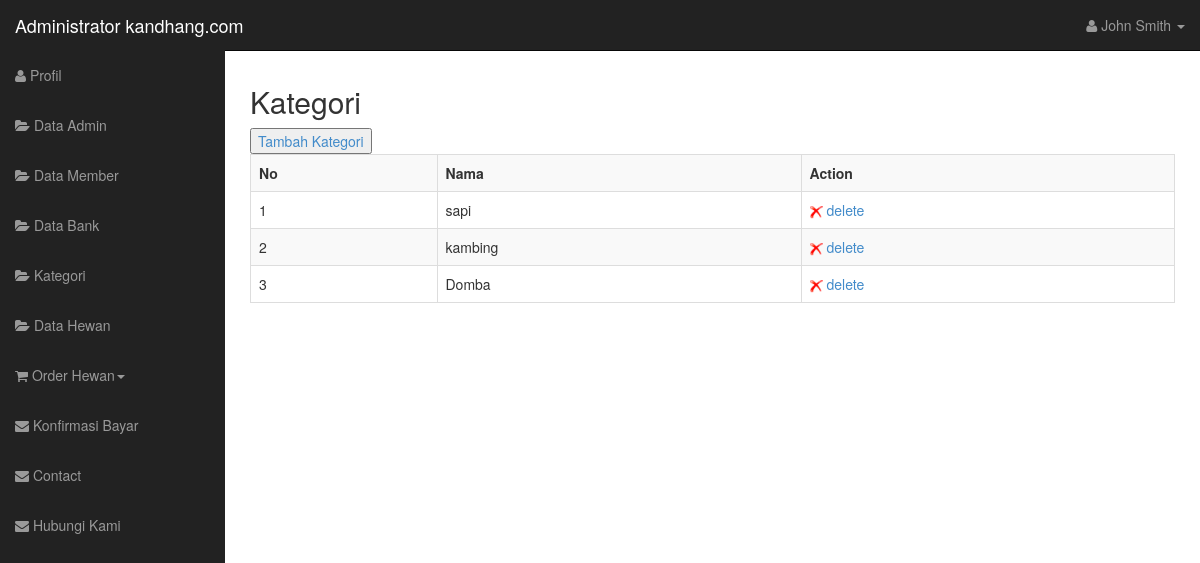
Screenshot of /admin_kd/index.php?page=4 (signed in) with the database file from the repository.
### tables this page shows
CREATE TABLE IF NOT EXISTS `tb_kategori` (
  `kategori_id` int(10) unsigned NOT NULL AUTO_INCREMENT,
  `kategori_name` varchar(20) DEFAULT NULL,
  PRIMARY KEY (`kategori_id`)
);

### admin_kd/kategori-show.php (the view, shortened to what this page needs)
<?php
$sql_show="select * from tb_kategori";
$result=mysql_query($sql_show);
?>
<h2>Kategori</h2>
          <div class="table-responsive">
          <a href="index.php?page=41">
          <button type="button" >
          Tambah Kategori
          </button></a>
             <br />
            <table  class="table table-bordered table-hover table-striped tablesorter">
                <tr>
                  <th colspan="1">No</th>
                  <th>Nama</th>
                  <th>Action</th>
                </tr>
<?php
$no=0;
while($data=mysql_fetch_array($result)){
$no++;
?>
                <tr>
                  <td colspan="1"><?php echo $no; ?></td>
                  <td><?php echo $data['kategori_name']; ?></td>
                  <td><a href="kategori-delete.php?action=<?php echo $data['kategori_id'] ?>"><img src="icon/delete.png" /> delete</a></td>
                </tr>
 <?php
 }
 ?>
              </table>
          </div>

### admin_kd/css/sb-admin.css (style rules this page uses)
body { margin-top: 50px; }

### rows the page displays
tb_kategori: kategori_name "sapi"
tb_kategori: kategori_name "kambing"
tb_kategori: kategori_name "Domba"
